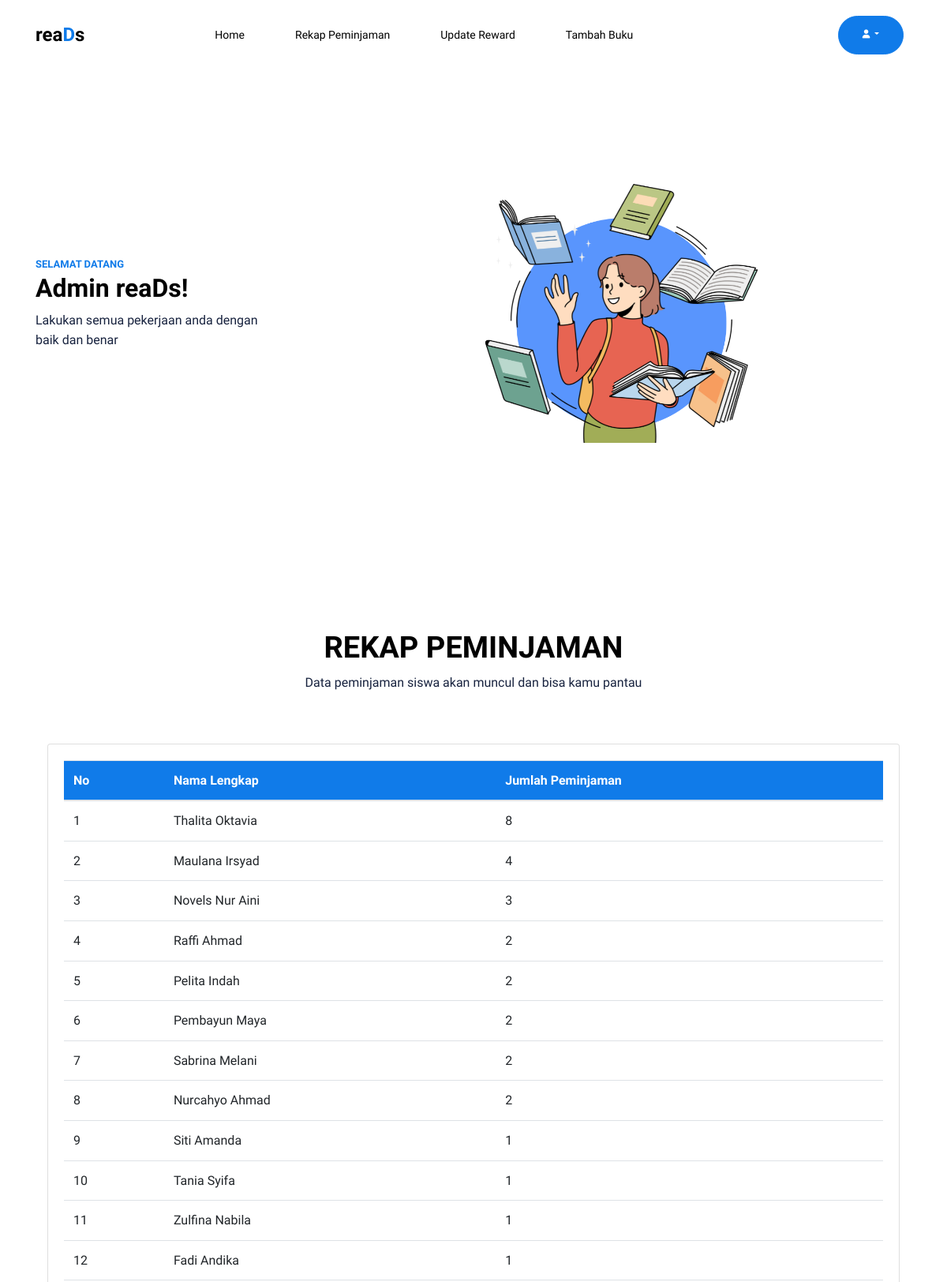
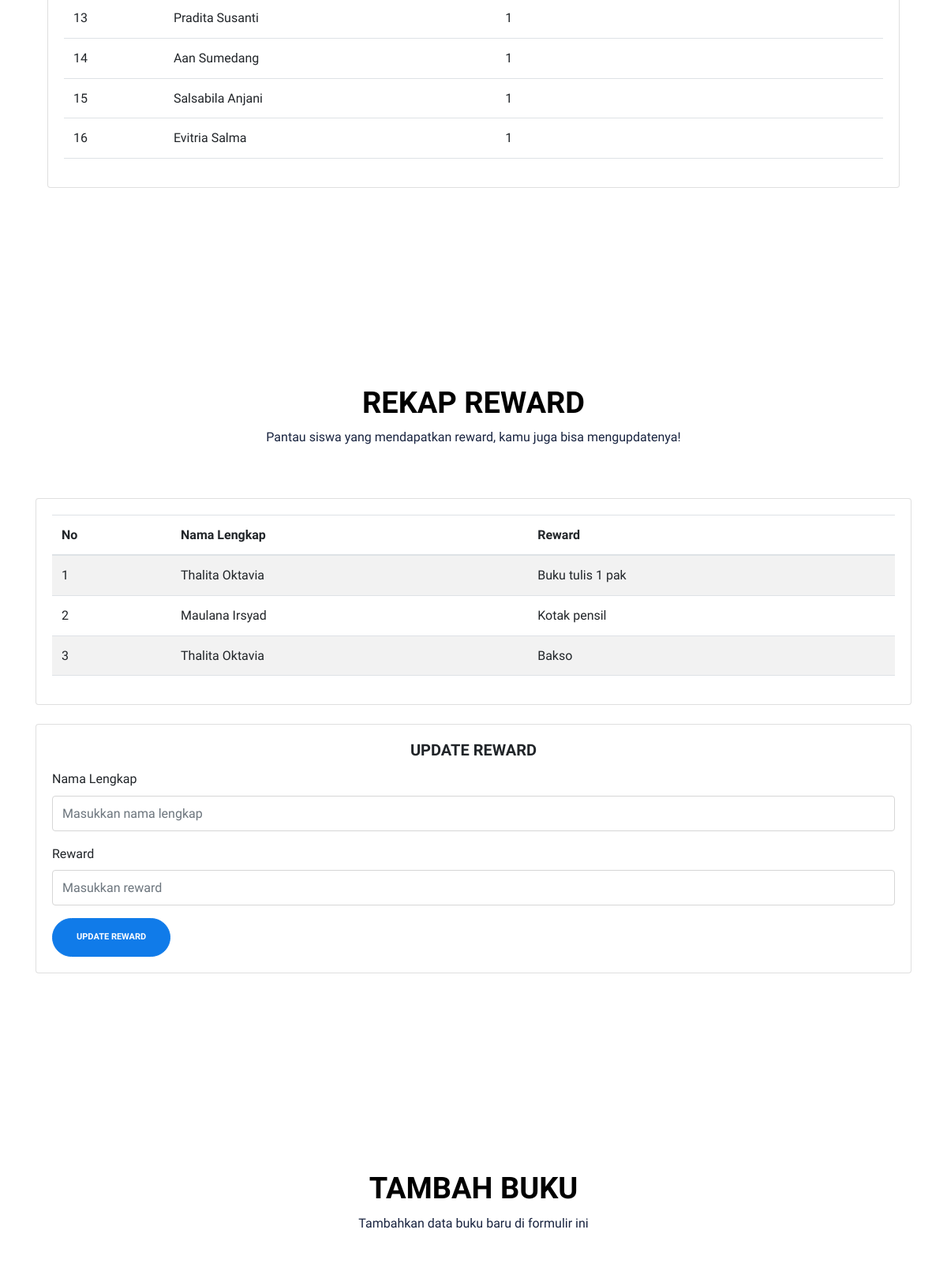
Screenshot of /admin.php (signed in, upper part) with the database file from the repository (2 pictures, top to bottom).
### tables this page shows
CREATE TABLE `reward` (
  `id` int(11) NOT NULL,
  `id_user` int(11) NOT NULL,
  `reward` varchar(100) NOT NULL
);

CREATE TABLE `user` (
  `id` int(11) NOT NULL,
  `nama_lengkap` varchar(40) NOT NULL,
  `username` varchar(15) NOT NULL,
  `password` varchar(8) NOT NULL,
  `is_admin` int(11) NOT NULL
);

### admin.php (the view, shortened to what this page needs)
<?php
include('connect.php');
?>
<!DOCTYPE html>
<html lang="en">
<head>
  <link href="https://stackpath.bootstrapcdn.com/bootstrap/5.3.0/css/bootstrap.min.css" rel="stylesheet" />
  <link rel="stylesheet" href="https://cdnjs.cloudflare.com/ajax/libs/font-awesome/6.4.0/css/all.min.css" />
  <link rel="stylesheet" href="css/bootstrap.min.css" />
  <link rel="stylesheet" href="css/fontawesome.css" />
  <link rel="stylesheet" href="css/owl.carousel.min.css" />
  <link rel="stylesheet" href="css/owl.theme.default.min.css" />
  <link rel="stylesheet" href="css/jquery.fancybox.min.css" />
  <link rel="stylesheet" href="fonts/icomoon/style.css" />
  <link rel="stylesheet" href="fonts/flaticon/font/flaticon.css" />
  <link rel="stylesheet" href="css/aos.css" />
  <link rel="stylesheet" href="css/style.css" />
</head>
<body data-spy="scroll" data-target=".site-navbar-target" data-offset="100">
  <nav class="site-nav dark js-site-navbar mb-5 site-navbar-target">
    <div class="container">
      <div class="site-navigation d-flex align-items-center justify-content-between">
        <a href="admin.php" class="logo m-0">rea<span class="text-primary">D</span>s</a>
        <ul class="js-clone-nav d-none d-lg-inline-block site-menu d-flex">
          <li class="active">
            <a href="admin.php" style="margin-left: 150px;" class="nav-link">Home</a>
          </li>
          <li>
            <a href="#rekap-section" class="nav-link">Rekap Peminjaman</a>
          </li>
          <li>
            <a href="#update-section" class="nav-link">Update Reward</a>
          </li>
          <li>
            <a href="#tambah-section" class="nav-link">Tambah Buku</a>
          </li>
        </ul>
        <div class="d-flex align-items-center ml-auto">
          <ul class="js-clone-nav d-none d-lg-inline-block site-menu d-flex align-items-center">
          <li class="dropdown">
              <button class="btn btn-primary dropdown-toggle" type="button" id="dropdownMenuButton" data-toggle="dropdown" aria-haspopup="true" aria-expanded="false">
                <i class="fa-solid fa-user"></i>
              </button>
            </li>
          </ul>
        </div>
      </div>
    </div>
  </nav>
  <div class="untree_co-hero pb-0" id="home-section">
    <div class="container">
      <div class="row">
        <div class="col-12">
          <div class="row align-items-center">
            <div class="col-lg-4">
              <div class="intro">
                <div class="excerpt" data-aos="fade-up" data-aos-delay="100">
                  <span class="caption">Selamat datang</span>
                  <h2 class="font-weight-bold">Admin reaDs!</h2>
                  <p>
                    Lakukan semua pekerjaan anda dengan <br />baik dan benar
                  </p>
                </div>
              </div>
            </div>
            <div class="col-lg-8">
              <div class="illustration">
                <img src="images/back.png" alt="Image" class="img-fluid" />
              </div>
            </div>
          </div>
        </div>
      </div>
    </div>
  </div>
  <div class="untree_co-section" id="rekap-section">
    <div class="container">
      <div class="row mb-5">
        <div class="col-12 text-center" data-aos="fade-up" data-aos-delay="0">
          <h2 class="heading">REKAP PEMINJAMAN</h2>
          <p>Data peminjaman siswa akan muncul dan bisa kamu pantau</p>
        </div>
      </div>
      <div class="container mt-5">
        <div class="card">
          <div class="card-body">
            <div class="table-responsive">
              <table class="table table-custom" data-aos="fade-up" data-aos-delay="100">
                <thead>
                  <tr>
                    <th>No</th>
                    <th>Nama Lengkap</th>
                    <th>Jumlah Peminjaman</th>
                  </tr>
                </thead>
                <tbody>
                  <?php
                  $sql = "SELECT user.nama_lengkap as nama_user,
            count(pinjam_buku.id_user) as jumlah_pinjam
            from user inner join pinjam_buku on user.id = pinjam_buku.id_user
            group by user.nama_lengkap
            ORDER BY jumlah_pinjam DESC;";
                  $result = $is_connect->query($sql);
                  if ($result->num_rows > 0) {
                    $no = 1;
                    while ($row = $result->fetch_assoc()) {
                      echo "<tr>";
                      echo "<td>" . $no++ . "</td>";
                      echo "<td>" . htmlspecialchars($row['nama_user']) . "</td>";
                      echo "<td>" . htmlspecialchars($row['jumlah_pinjam']) . "</td>";
                      echo "</tr>";
                    }
                  } else {
                    echo "<tr><td colspan='6'>Tidak ada data ditemukan.</td></tr>";
                  }
                  ?>
                </tbody>
              </table>
            </div>
          </div>
        </div>
      </div>
    </div>
  </div>
  <div class="untree_co-section" id="update-section">
    <div class="container">
      <div class="row mb-5" data-aos="fade-up" data-aos-delay="0">
        <div class="col-12 text-center">
          <h2 class="heading">REKAP REWARD</h2>
          <p>
            Pantau siswa yang mendapatkan reward, kamu juga bisa
            mengupdatenya!
          </p>
        </div>
      </div>
      <div class="row">
        <div class="col-lg-12 mx-auto">
          <div class="card mb-4">
            <div class="card-body">
              <div class="table-responsive">
                <table class="table table-striped" data-aos="fade-up" data-aos-delay="100">
                  <?php
                  $sql = "SELECT user.nama_lengkap, reward.reward FROM reward INNER JOIN user ON user.id = reward.id_user";
                  $result = mysqli_query($is_connect, $sql);
                  if (mysqli_num_rows($result) > 0) {
                    echo '<thead>
                                <tr>
                                  <th scope="col">No</th>
                                  <th scope="col">Nama Lengkap</th>
                                  <th scope="col">Reward</th>
                                </tr>
                              </thead>
                              <tbody>';
                    $counter = 1;
                    while ($row = mysqli_fetch_assoc($result)) {
                      echo '<tr>
                                    <td>' . $counter . '</td>
                                    <td>' . $row['nama_lengkap'] . '</td>
                                    <td>' . $row['reward'] . '</td>
                                  </tr>';
                      $counter++;
                    }
                    echo '</tbody>';
                  } else {
                    echo '<tr><td colspan="3">Tidak ada data ditemukan.</td></tr>';
                  }
                  ?>
                </table>
              </div>
            </div>
          </div>
        </div>
      </div>
      <div class="row">
          <div class="col-lg-12 mx-auto">
            <div class="card">
              <div class="card-body">
                <h5 class="card-title text-center">
                  <b>UPDATE REWARD</b>
                </h5>
                <form data-aos="fade-up" data-aos-delay="100" action="update_reward.php" method="post">
                  <div class="form-group">
                    <label for="namaLengkap">Nama Lengkap</label>
                    <input
                      type="text"
                      class="form-control"
                      id="namaLengkap"
                      name="nama_lengkap"
                      placeholder="Masukkan nama lengkap"
                    />
                  </div>
                  <div class="form-group">
                    <label for="reward">Reward</label>
                    <input
                      type="text"
                      class="form-control"
                      id="reward"
                      name="reward"
                      placeholder="Masukkan reward"
                    />
                  </div>
                  <button type="submit" class="btn btn-primary">
                    Update Reward
                  </button>
                </form>
              </div>
            </div>
          </div>
        </div>
    </div>
  </div>
  <div class="untree_co-section" id="tambah-section">
      <div class="container">
        <div class="row mb-5" data-aos="fade-up" data-aos-delay="0">
          <div class="col-12 text-center">
            <h2 class="heading">TAMBAH BUKU</h2>
            <p>Tambahkan data buku baru di formulir ini</p>
          </div>
        </div>
      </div>
    </div>
</body>
</html>

### css/style.css (style rules this page uses)
body { font-family: "Work Sans", sans-serif; line-height: 1.6; background: #ffffff; overflow-x: hidden; font-size: 16px; color: #18233F; letter-spacing: normal; }
body:before { content: ""; position: fixed; top: 0; left: 0; z-index: 99; right: 0; bottom: 0; background: rgba(0, 0, 0, 0.2); opacity: 0; visibility: hidden; -webkit-transition: .3s all ease; -o-transition: .3s all ease; transition: .3s all ease; }
a { color: #107BE9; -webkit-transition: .3s all ease; -o-transition: .3s all ease; transition: .3s all ease; }
.text-primary { color: #107BE9 !important; }
h1, .h1, h2, .h2, h3, .h3, h4, .h4 { font-family: "Work Sans", sans-serif; color: #000000; }
.btn { padding-top: 15px; padding-bottom: 15px; padding-left: 30px; padding-right: 30px; border-radius: 30px; font-size: 11px; text-transform: uppercase; font-weight: 700; }
.btn.btn-primary { background: #107BE9; border-color: #107BE9; }
.form-control, .custom-select { border: none; font-size: 16px; height: 45px; border: 1px solid #d6d6d6; border-radius: 4px; color: #000000; }
.logo { font-size: 24px; color: #ffffff; font-weight: 700; }
.site-nav { position: absolute; width: 100%; z-index: 10; }
.site-nav a { position: relative; z-index: 9; cursor: pointer; }
.site-nav { padding-top: 20px; padding-bottom: 20px; }
.site-nav .site-navigation .site-menu { margin-bottom: 0; }
.site-nav .site-navigation .site-menu > li { display: inline-block; }
.site-nav .site-navigation .site-menu > li > a { font-weight: 500; font-size: 14px; padding: 10px 15px; display: inline-block; text-decoration: none !important; position: relative; }
.site-nav .site-navigation .site-menu > li.active > a { color: #ffffff; }
.site-nav.dark a { color: #000000; }
.site-nav.dark .site-navigation .site-menu > li.active > a { color: #000000; }
.nav-link { margin-right: 20px; }
.ml-auto { margin-left: auto; }
.site-menu { list-style: none; padding-left: 0; margin-bottom: 0; }
.site-menu li { display: inline-block; margin-right: 10px; }
.site-mobile-menu .site-nav-wrap { padding: 0; margin: 0; list-style: none; position: relative; }
.site-mobile-menu .site-nav-wrap a { padding: 5px 20px; display: block; position: relative; color: #000000; }
.site-mobile-menu .site-nav-wrap li { position: relative; display: block; }
.site-mobile-menu .site-nav-wrap > li { display: block; position: relative; float: left; width: 100%; }
.site-mobile-menu .site-nav-wrap > li > a { padding-left: 20px; font-size: 14px; }
.untree_co-hero { position: relative; }
.untree_co-hero, .untree_co-hero > .container > .row { padding: 6rem 0; }
.untree_co-hero .intro { position: relative; z-index: 2; }
.untree_co-hero .excerpt { margin-bottom: 30px; }
.untree_co-section { padding: 100px 0; position: relative; }
.untree_co-section .heading { font-size: 38px; color: #000000; font-weight: 600; }
.caption { color: #107BE9; font-size: 13px; text-transform: uppercase; font-weight: 700; display: inline-block; }
.card { flex: 0 0 auto; margin-bottom: 50px; }
button { padding: 10px 20px; border: none; border-radius: 5px; background-color: #007bff; color: white; cursor: pointer; }
.table-custom thead th { background-color: #107be9; color: white; }
.table-custom tbody tr:nth-child(odd) { background-color: #f2f2f2; }
.table-custom tbody tr:nth-child(even) { background-color: white; }

### rows the page displays
reward: id_user.nama_lengkap "Thalita Oktavia", reward "Buku tulis 1 pak"
reward: id_user.nama_lengkap "Maulana Irsyad", reward "Kotak pensil"
reward: id_user.nama_lengkap "Thalita Oktavia", reward "Bakso"

### other values shown
$row['nama_user'] "Thalita Oktavia"
$row['jumlah_pinjam'] "8"
$row['nama_user'] "Maulana Irsyad"
$row['jumlah_pinjam'] "4"
$row['nama_user'] "Novels Nur Aini"
$row['jumlah_pinjam'] "3"
$row['nama_user'] "Raffi Ahmad"
$row['jumlah_pinjam'] "2"
$row['nama_user'] "Pelita Indah"
$row['nama_user'] "Pembayun Maya"
$row['nama_user'] "Sabrina Melani"
$row['nama_user'] "Nurcahyo Ahmad"
$row['nama_user'] "Siti Amanda"
$row['jumlah_pinjam'] "1"
$row['nama_user'] "Tania Syifa"
